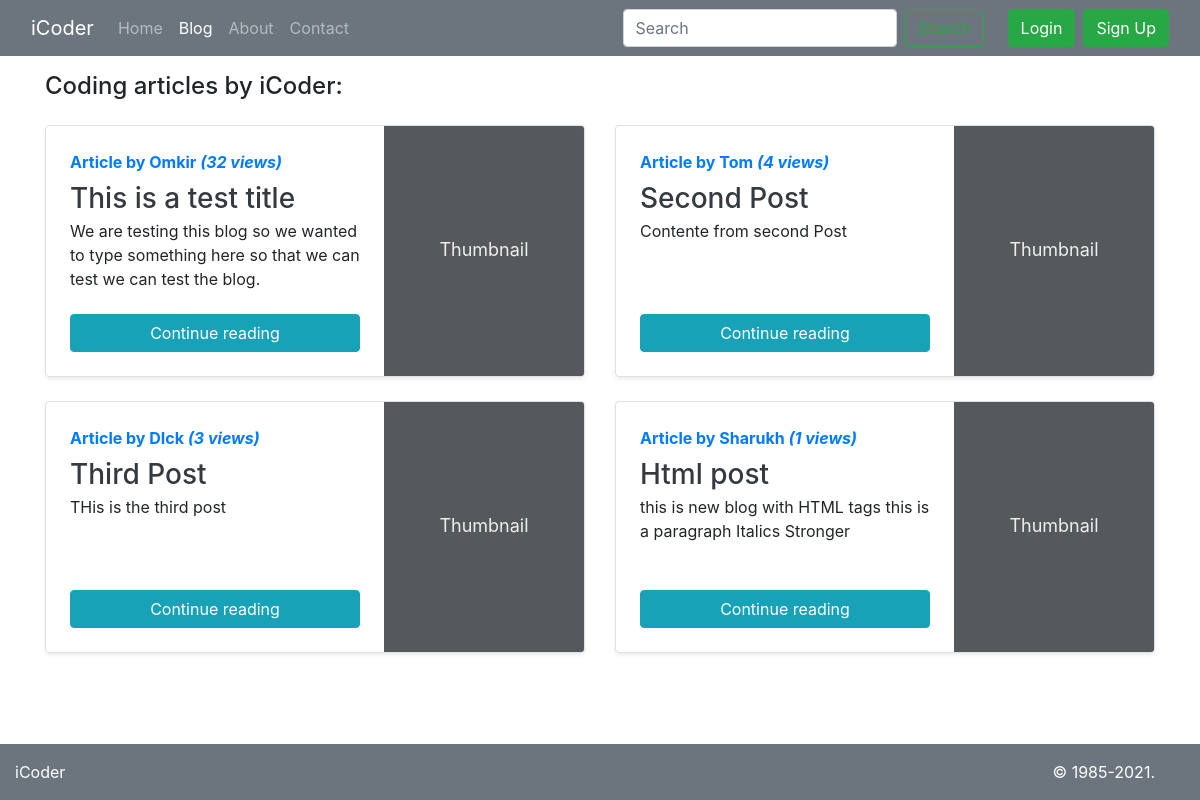
/blog/, run on an earlier commit of the app's database.
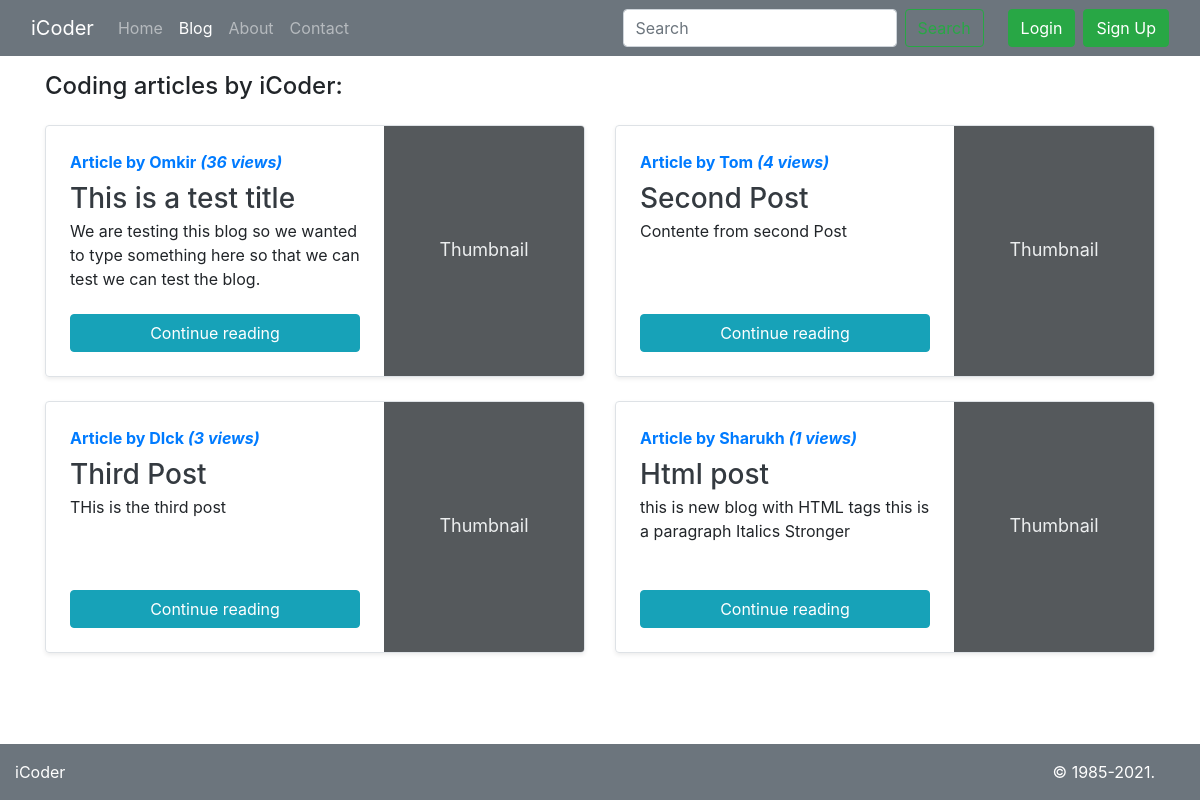
And on a later commit of the database.
### blog/models.py (models this page shows, shortened)
class Post(models.Model):
	sno = models.AutoField(primary_key=True)
	title = models.CharField(max_length=255)
	content = models.TextField()
	author = models.CharField(max_length=30)
	slug = models.CharField(max_length=130)
	views = models.IntegerField(default=0)
	timestamp = models.DateTimeField(blank=True)

### blog/views.py (the view)
# urls.py: path('', views.blogHome, name="blogHome"),
def blogHome(request):
	allPosts = Post.objects.all()
	context = {'allPosts': allPosts}
	return render(request, 'blog/blogHome.html', context)

### templates/blog/blogHome.html (shortened to what this page needs)
{% extends "base.html" %}
{% block blogactive %}active{% endblock blogactive %}
{% block body %}
<div class="container">
    <div class="py-3 text-left">
        <h4>Coding articles by iCoder:</h4>
    </div>
    <div class="row mb-2">
        {% for post in allPosts %}
        <div class="col-md-6">
            <div class="row no-gutters border rounded overflow-hidden flex-md-row mb-4 shadow-sm h-md-250 position-relative">
                <div class="col p-4 d-flex flex-column position-static">
                    <strong class="d-inline-block mb-2 text-primary">Article by {{post.author}} <span><em>({{post.views}} views)</em></span></strong>
                    <h3 class="mb-0"><a href="/blog/{{post.slug}}" class="text-dark" title="">{{post.title}}</a></h3>
                    <p class="card-text mb-auto">{{post.content| striptags | truncatechars:150 }}</p>
                    <a href="/blog/{{post.slug}}" role="button" class="btn btn-info mt-1">Continue reading</a>
                </div>
                <div class="col-auto d-none d-lg-block">
                    <svg class="bd-placeholder-img" width="200" height="250" xmlns="http://www.w3.org/2000/svg" role="img" aria-label="Placeholder: Thumbnail" preserveAspectRatio="xMidYMid slice" focusable="false">
                        <rect width="100%" height="100%" fill="#55595c"></rect><text x="50%" y="50%" fill="#eceeef" dy=".3em">Thumbnail</text>
                    </svg>
                </div>
            </div>
        </div>
        {% endfor %}
    </div>
</div>
{% endblock body %}

### templates/base.html (shortened to what this page needs)
<!doctype html>
<html lang="en">
<head>
    <link rel="stylesheet" href="https://cdn.jsdelivr.net/npm/bootstrap@4.6.0/dist/css/bootstrap.min.css">
</head>
<body>
    <nav class="navbar navbar-expand-lg navbar-dark bg-secondary sticky-top">
        <div class="container-fluid">
            <a class="navbar-brand" href="/">iCoder</a>
            <div class="collapse navbar-collapse" id="navbarSupportedContent">
                <ul class="navbar-nav me-auto mb-2 mb-lg-0">
                    <li class="nav-item">
                        <a class="nav-link {% block homeactive %} {% endblock homeactive %}" href="/">Home</a>
                    </li>
                    <li class="nav-item">
                        <a class="nav-link {% block blogactive %} {% endblock blogactive %}" href="/blog">Blog</a>
                    </li>
                    <li class="nav-item">
                        <a class="nav-link {% block aboutactive %} {% endblock aboutactive %}" href="/about">About</a>
                    </li>
                    <li class="nav-item">
                        <a class="nav-link {% block contactactive %} {% endblock contactactive %}" href="/contact">Contact</a>
                    </li>
                </ul>
            </div>
            <form method="get" action="/search" class="form-inline mr-4">
                <input class="form-control mr-sm-2" type="search" placeholder="Search" aria-label="Search" name="query" id="query">
                <button class="btn btn-outline-success my-2 my-sm-0" type="search">Search</button>
            </form>
            {% if user.is_authenticated %}
            <ul class="navbar-nav">
                <li class="nav-item dropdown">
                    <a class="nav-link dropdown-toggle " data-toggle="dropdown" href="#" role="button" aria-haspopup="true" aria-expanded="false">Welcome {{request.user}}</a>
                    <div class="dropdown-menu">
                        <a class="dropdown-item" href="/logout/">Logout</a>
                    </div>
                </li>
            </ul>
            <a href="/admin" target="_blank" role="button" class="btn btn-outline-danger ml-2">Admin Panel</a>
            {% else %}
            <button type="button" class="btn btn-success mr-2" data-toggle="modal" data-target="#loginModal">
                Login
            </button>
            <button type="button" class="btn btn-success" data-toggle="modal" data-target="#signupModal">
                Sign Up
            </button>
            {% endif %}
        </div>
    </nav>
    {% block body %}
    {% endblock body %}
    <footer class="footer mt-auto py-3 bg-secondary text-white fixed-bottom">
        <div class="container-fluid row">
            <span class="col-md-6">iCoder</span>
            <span class="col-md-6 text-right">© 1985-2021.</span>
        </div>
    </footer>
</body>
</html>

### templates/blog/blogHome.html (style rules this page uses)
.bd-placeholder-img { font-size: 1.125rem; text-anchor: middle; -webkit-user-select: none; -moz-user-select: none; -ms-user-select: none; user-select: none; }

What changed in the data, as far as the page shows it:
changed Post "This is a test title": views "32" → "36"
